Frame 1 (no input): blank canvas, image omitted
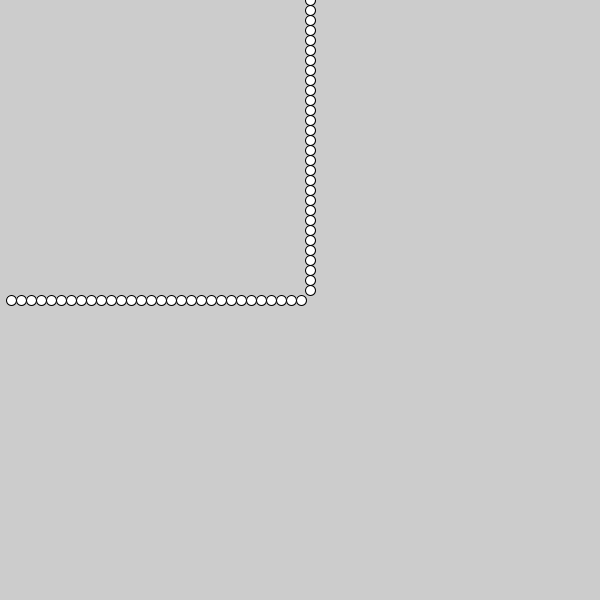
Frame 60 (the mouse pressed at the canvas centre just before this capture)
Frame 120 (the mouse held since frame 60 and released just before this capture): identical to frame 60, image omitted

The Processing sketch that drew this single still picture (run headless with seeded random() and noise(); from frame 60 on, the mouse is pressed at the canvas centre):

// Processing sketch: processing_184458
// ── processing_184458.pde

int counter;
float px=1;
float py=300;
void setup() {
  size(600,600);
}
  void draw(){
      if(px>width/2) {
     px=width/2;
      }
      if (px==width/2) {
      py=py-10;
      }
         px=px+10;
    ellipse(px,py,10,10);
  }
  
